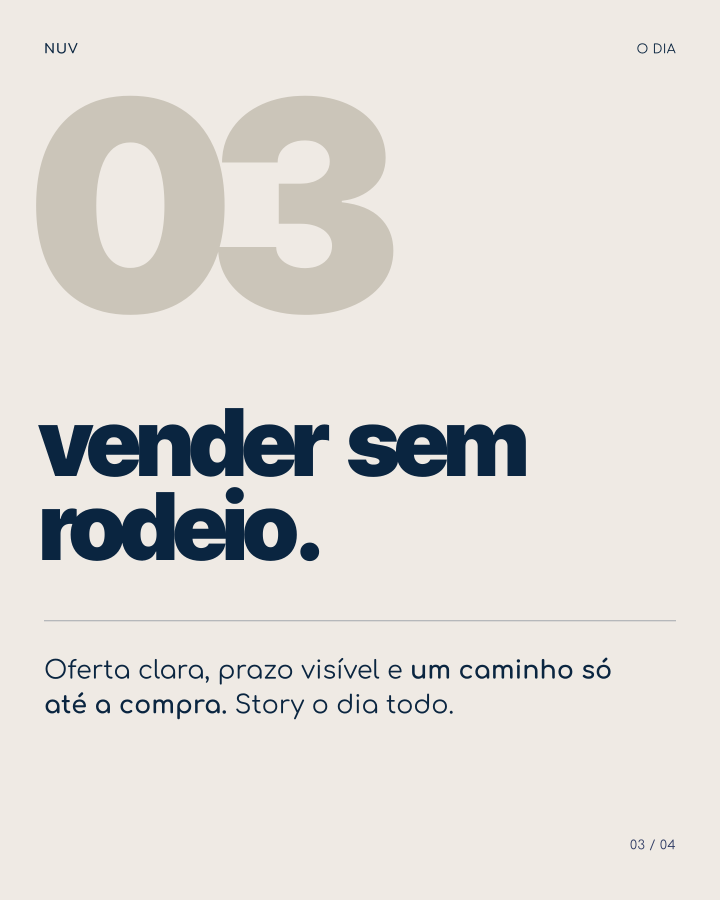
#> input picture nuv-posts-trello/out/png/NUV_carrossel_black_friday_04.png, 2160 x 2700 px (shown at 1/3 size); its folder holds only this picture in this run
$ python exportar.py
#> lines starting #> are read from the running program, lines starting #| are printed output that depends on the picture
"""JPEG para Instagram (JFIF, 4:2:0, sRGB, 1080x1350) por carrossel + prévia de cada carrossel."""
from PIL import Image, ImageCms
import glob, os, re
from collections import defaultdict
SRGB = ImageCms.ImageCmsProfile(ImageCms.createProfile('sRGB')).tobytes()
grupos = defaultdict(list)
for p in sorted(glob.glob('out/png/' + os.environ.get('TEMA', '') + '*.png')):
    grupos[re.sub(r'_\d+\.png$', '', os.path.basename(p))].append(p)
for tema, fs in grupos.items():
    os.makedirs(f'out/{tema}', exist_ok=True)
    prev = Image.new('RGB', (len(fs) * 368 - 8, 450), 'white')
#> prev: PIL image 360x450 RGB; every value is 255
    for i, p in enumerate(fs):
        im = Image.open(p).convert('RGB').resize((1080, 1350), Image.LANCZOS)
        im.save(f"out/{tema}/{os.path.basename(p)[:-4]}.jpg", 'JPEG', quality=93, subsampling='4:2:0', optimize=True, icc_profile=SRGB)
        prev.paste(im.resize((360, 450), Image.LANCZOS), (i * 368, 0))
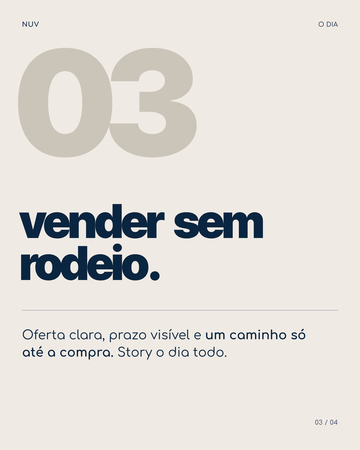
#> prev: PIL image 360x450 RGB; mean R, G, B 224.5, 221, 216.3
    prev.save(f'out/previa_{tema}.jpg', 'JPEG', quality=90, subsampling='4:2:0', icc_profile=SRGB)
    print(tema, len(fs))

$ run again, on nuv-posts-trello/out/png/NUV_carrossel_nao_e_algoritmo_02.png
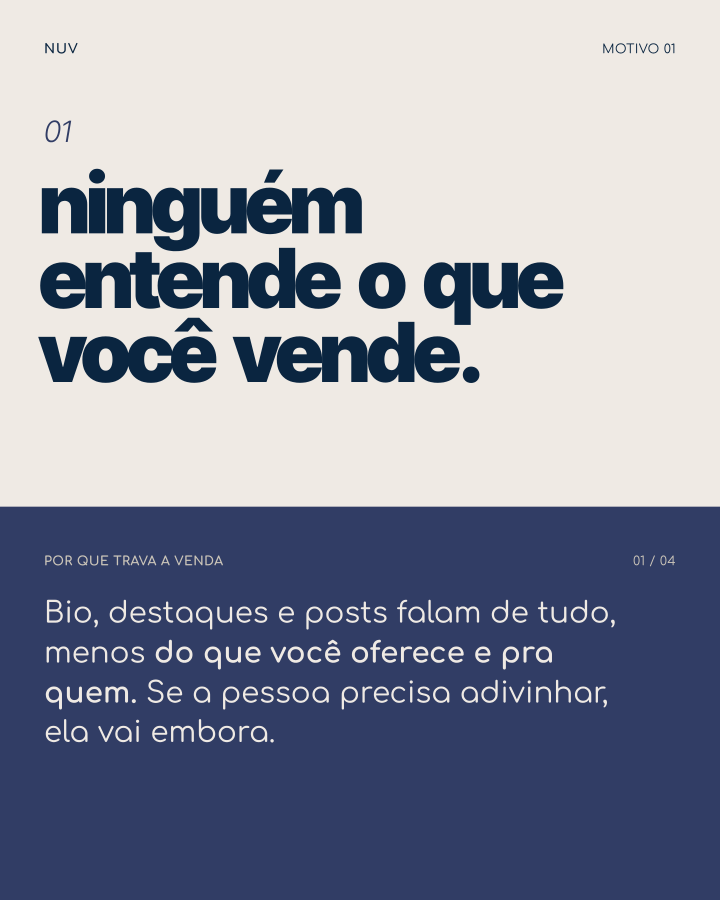
#> input picture nuv-posts-trello/out/png/NUV_carrossel_nao_e_algoritmo_02.png, 2160 x 2700 px (shown at 1/3 size)
#> `im = Image.open(p).convert('RGB').resize((1080, 1350), Image.LANCZOS)`:
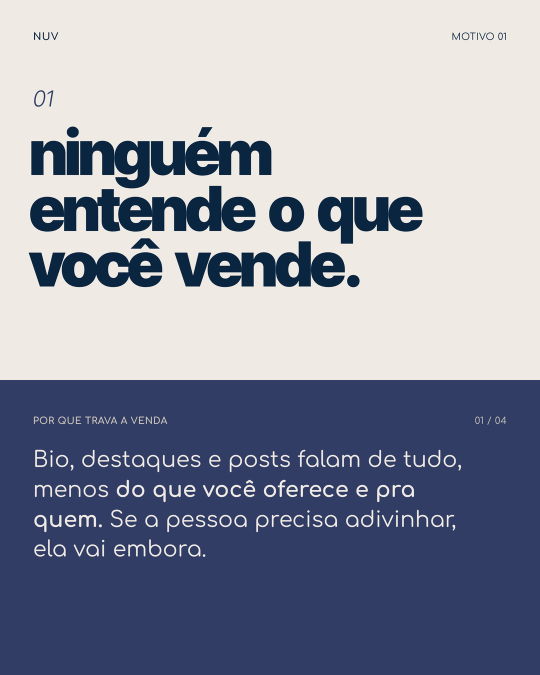
#> im: PIL image 1080x1350 RGB (shown at 1/2 size); mean R, G, B 143.6, 147.9, 163.5
#> `prev.paste(im.resize((360, 450), Image.LANCZOS), (i * 368, 0))`:
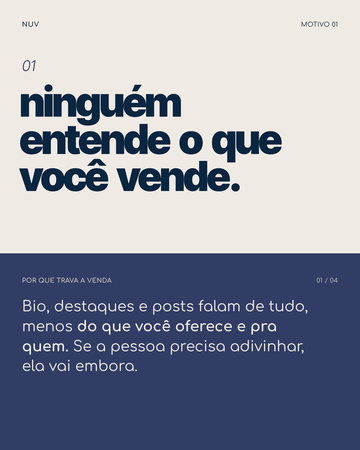
#> prev: PIL image 360x450 RGB; mean R, G, B 143.6, 147.9, 163.5

$ run again, on nuv-posts-trello/out/png/NUV_carrossel_legenda_02.png
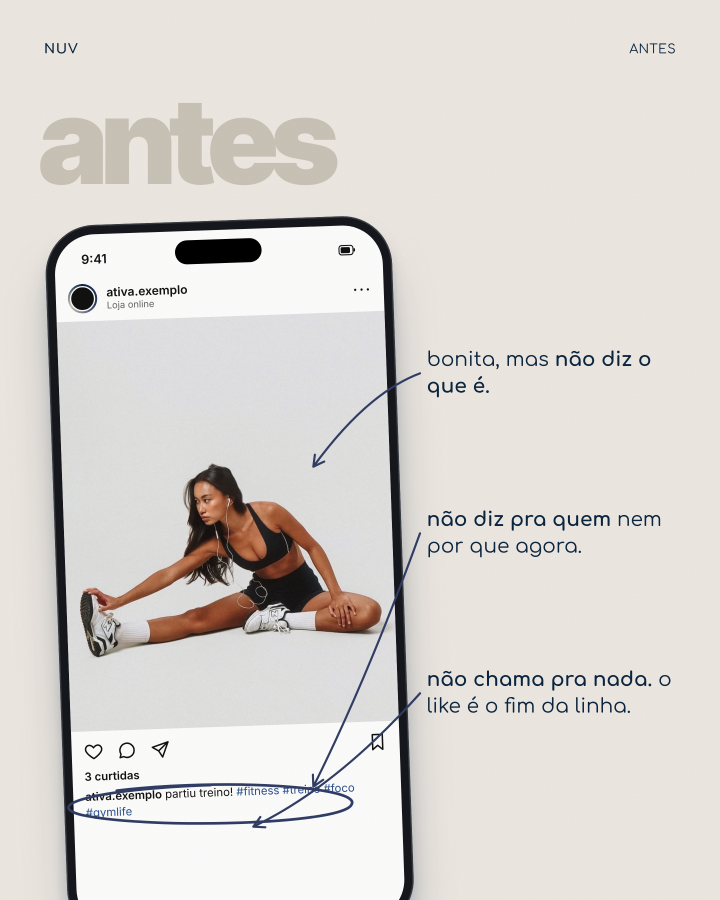
#> input picture nuv-posts-trello/out/png/NUV_carrossel_legenda_02.png, 2160 x 2700 px (shown at 1/3 size)
#> `prev.paste(im.resize((360, 450), Image.LANCZOS), (i * 368, 0))`:
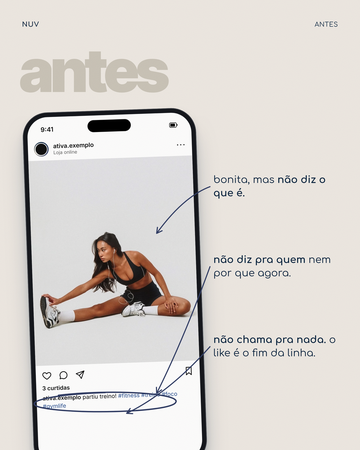
#> prev: PIL image 360x450 RGB; mean R, G, B 218.9, 214.4, 210.3
